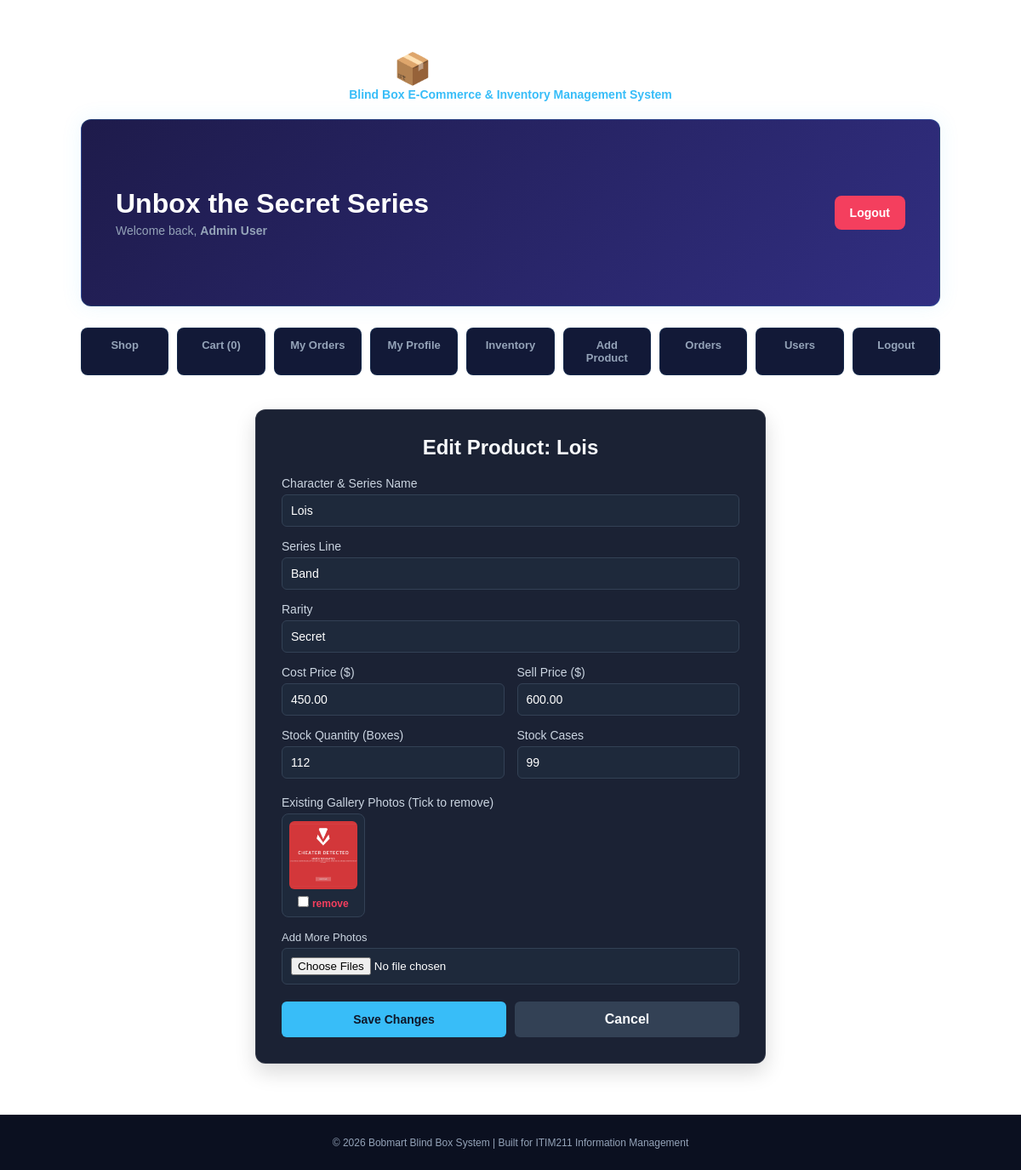
/item/edit.php?id=26 (signed in), run on an earlier commit of the app's database.
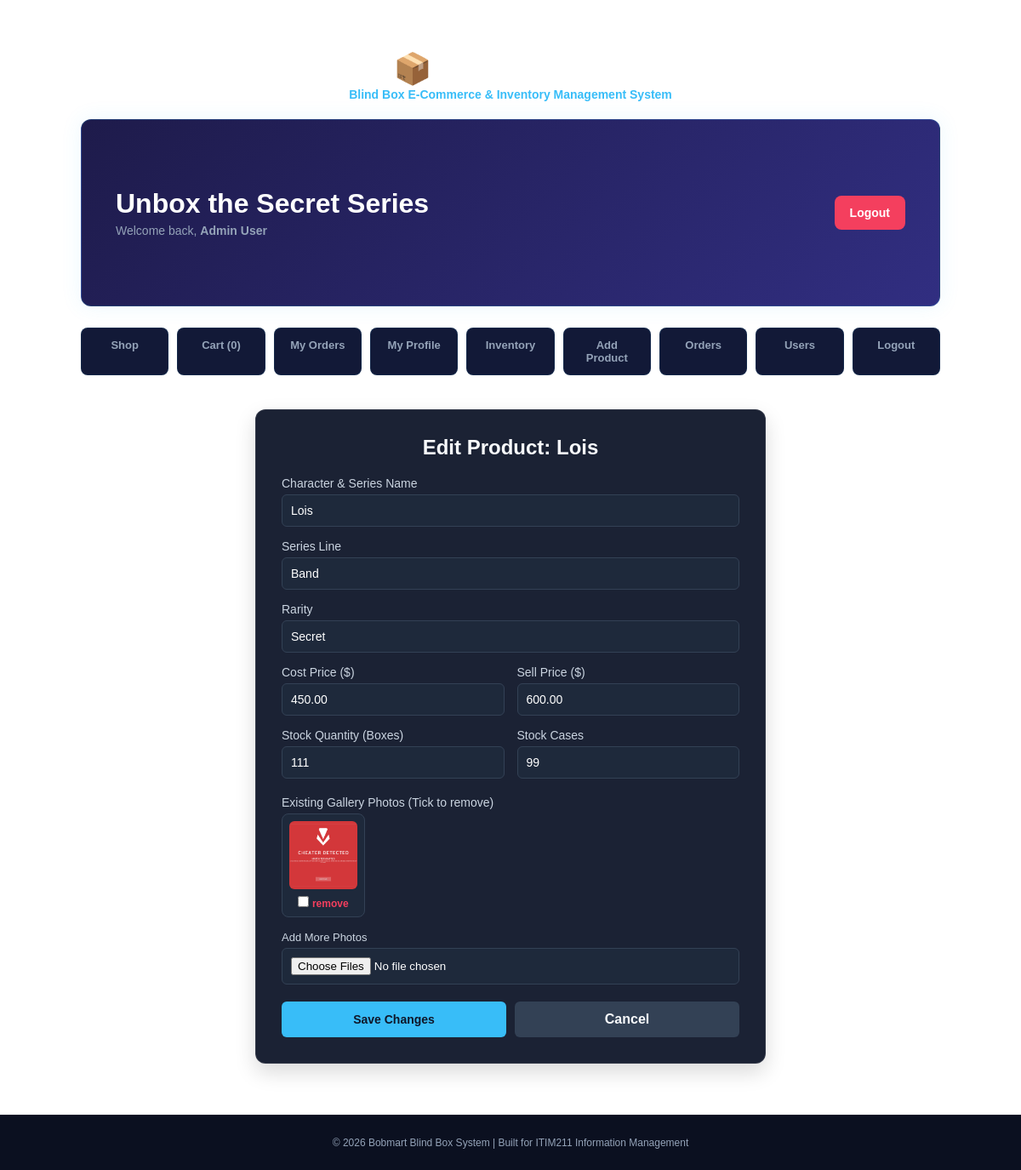
And on a later commit of the database.
### tables this page shows
CREATE TABLE `stock` (
  `stock_id` int(11) NOT NULL,
  `item_id` int(11) NOT NULL,
  `quantity` int(11) NOT NULL DEFAULT 0,
  `stock_cases` int(11) NOT NULL DEFAULT 0
);

CREATE TABLE `items` (
  `id` int(11) NOT NULL,
  `name` varchar(255) NOT NULL,
  `series_name` varchar(100) NOT NULL,
  `rarity` varchar(50) NOT NULL,
  `cost_price` decimal(10,2) NOT NULL,
  `sell_price` decimal(10,2) NOT NULL,
  `img_path` varchar(255) DEFAULT 'images/default.jpg',
  `status` varchar(50) NOT NULL DEFAULT 'Active',
  `boxes_per_case` int(11) NOT NULL DEFAULT 12
);

### includes/functions.php (called while the page is built, shortened)
<?php
function e($s) { return htmlspecialchars((string)$s, ENT_QUOTES, 'UTF-8'); }

### item/edit.php (the view, shortened to what the changed rows need)
<?php
include('../includes/config.php');
include('../includes/functions.php');
$id = $_GET['id'] ?? null;
$v = [
    'name' => '',
    'series_name' => '',
    'rarity' => '',
    'cost_price' => '',
    'sell_price' => '',
    'stock_boxes' => '0',
    'stock_cases' => '0'
];
$stmt = mysqli_prepare($conn, "SELECT i.*, s.quantity, s.stock_cases FROM items i LEFT JOIN stock s ON i.id = s.item_id WHERE i.id = ?");
mysqli_stmt_bind_param($stmt, "i", $id);
mysqli_stmt_execute($stmt);
$result = mysqli_stmt_get_result($stmt);
$item = mysqli_fetch_assoc($result);
if ($_SERVER['REQUEST_METHOD'] !== 'POST') {
    $v['name'] = $item['name'];
    $v['series_name'] = $item['series_name'];
    $v['rarity'] = $item['rarity'];
    $v['cost_price'] = $item['cost_price'] ?? '0';
    $v['sell_price'] = $item['sell_price'] ?? '0';
    $v['stock_boxes'] = $item['quantity'] ?? '0';
    $v['stock_cases'] = $item['stock_cases'] ?? '0';
}
include('../includes/header.php');
?>
<div class="card-container" style="max-width: 600px; margin: 40px auto; background: rgba(15, 23, 42, 0.95); padding: 30px; border-radius: 12px; border: 1px solid rgba(255,255,255,0.1); color: #f8fafc;">
    <h2 class="header-title" style="margin-bottom: 20px; font-size: 24px; color: #f8fafc;">Edit Product: <?= e($item['name']) ?></h2>
    <form action="edit.php?id=<?= $id ?>" method="POST" enctype="multipart/form-data" novalidate>
        <div class="form-group" style="margin-bottom: 15px;">
            <label style="display: block; margin-bottom: 5px; font-weight: 500; font-size: 14px; color: #cbd5e1;">Character & Series Name</label>
            <input type="text" name="name" value="<?= e($v['name']) ?>" style="width: 100%; padding: 10px; border-radius: 6px; border: 1px solid #334155; background: #1e293b; color: #fff;">
        </div>
        <div class="form-group" style="margin-bottom: 15px;">
            <label style="display: block; margin-bottom: 5px; font-weight: 500; font-size: 14px; color: #cbd5e1;">Series Line</label>
            <input type="text" name="series_name" value="<?= e($v['series_name']) ?>" style="width: 100%; padding: 10px; border-radius: 6px; border: 1px solid #334155; background: #1e293b; color: #fff;">
        </div>
        <div class="form-group" style="margin-bottom: 15px;">
            <label style="display: block; margin-bottom: 5px; font-weight: 500; font-size: 14px; color: #cbd5e1;">Rarity</label>
            <input type="text" name="rarity" value="<?= e($v['rarity']) ?>" style="width: 100%; padding: 10px; border-radius: 6px; border: 1px solid #334155; background: #1e293b; color: #fff;">
        </div>
        <div style="display: flex; gap: 15px;">
            <div class="form-group" style="margin-bottom: 15px; flex: 1;">
                <label style="display: block; margin-bottom: 5px; font-weight: 500; font-size: 14px; color: #cbd5e1;">Cost Price ($)</label>
                <input type="text" name="cost_price" value="<?= e($v['cost_price']) ?>" style="width: 100%; padding: 10px; border-radius: 6px; border: 1px solid #334155; background: #1e293b; color: #fff;">
            </div>
            <div class="form-group" style="margin-bottom: 15px; flex: 1;">
                <label style="display: block; margin-bottom: 5px; font-weight: 500; font-size: 14px; color: #cbd5e1;">Sell Price ($)</label>
                <input type="text" name="sell_price" value="<?= e($v['sell_price']) ?>" style="width: 100%; padding: 10px; border-radius: 6px; border: 1px solid #334155; background: #1e293b; color: #fff;">
            </div>
        </div>
        <div style="display: flex; gap: 15px;">
            <div class="form-group" style="margin-bottom: 20px; flex: 1;">
                <label style="display: block; margin-bottom: 5px; font-weight: 500; font-size: 14px; color: #cbd5e1;">Stock Quantity (Boxes)</label>
                <input type="text" name="stock_boxes" value="<?= e($v['stock_boxes']) ?>" style="width: 100%; padding: 10px; border-radius: 6px; border: 1px solid #334155; background: #1e293b; color: #fff;">
            </div>
            <div class="form-group" style="margin-bottom: 20px; flex: 1;">
                <label style="display: block; margin-bottom: 5px; font-weight: 500; font-size: 14px; color: #cbd5e1;">Stock Cases</label>
                <input type="text" name="stock_cases" value="<?= e($v['stock_cases']) ?>" style="width: 100%; padding: 10px; border-radius: 6px; border: 1px solid #334155; background: #1e293b; color: #fff;">
            </div>
        </div>
        <div class="form-group" style="margin-bottom: 20px;">
        </div>
        <div style="display: flex; gap: 10px;">
        </div>
    </form>
</div>
<?php include('../includes/footer.php'); ?>

What changed in the data, as far as the page shows it:
changed stock "Lois": stock_boxes "112" → "111"
